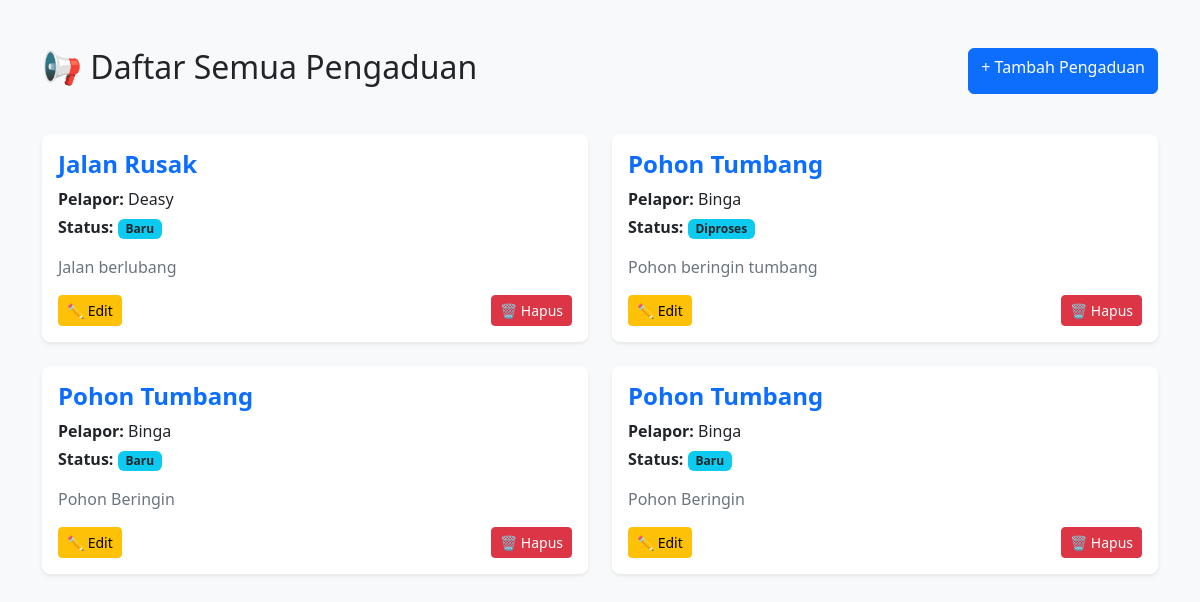
The page /warga/pengaduan/ on the database its author committed.
### warga/models.py (models this page shows, shortened)
class Pengaduan(models.Model):
    STATUS_CHOICES = [
        ('BARU', 'Baru'),
        ('DIPROSES', 'Diproses'),
        ('SELESAI', 'Selesai'),
    ]
    judul = models.CharField(max_length=200)
    deskripsi = models.TextField()
    status = models.CharField(max_length=10, choices=STATUS_CHOICES, default='BARU')
    tanggal_lapor = models.DateTimeField(auto_now_add=True)
    pelapor = models.ForeignKey(
        Warga,
        on_delete=models.CASCADE,
        related_name='pengaduan'  # Memungkinkan: warga.pengaduan.all()
    )

class Warga(models.Model):
    nik = models.CharField(max_length=16, unique=True, verbose_name="Nomor Induk Kependudukan")
    nama_lengkap = models.CharField(max_length=100, verbose_name="Nama Lengkap")
    alamat = models.TextField(verbose_name="Alamat Tinggal")
    no_telepon = models.CharField(max_length=15, blank=True, verbose_name="Nomor Telepon")
    tanggal_registrasi = models.DateTimeField(auto_now_add=True)

### warga/views.py (the view)
# urls.py: path('pengaduan/', PengaduanListView.as_view(), name='pengaduan_list'),
class PengaduanListView(ListView):
    model = Pengaduan
    template_name = "warga/pengaduan_list.html"
    context_object_name = "pengaduan_list"

### warga/templates/warga/pengaduan_list.html (shortened to what this page needs)
{% load static %}
<!DOCTYPE html>
<html lang="en">
<head>
    <link href="https://cdn.jsdelivr.net/npm/bootstrap@5.3.0/dist/css/bootstrap.min.css" rel="stylesheet">
</head>
<body class="bg-light">
<div class="container mt-5">
    <div class="d-flex justify-content-between mb-3">
        <h2>📢 Daftar Semua Pengaduan</h2>
        <a href="{% url 'pengaduan_tambah' %}" class="btn btn-primary">
            + Tambah Pengaduan
        </a>
    </div>
</div>
<div class="container py-4">
    <div class="row">
        {% for pengaduan in pengaduan_list %}
        <div class="col-md-6 mb-4">
            <div class="card shadow-sm border-0 rounded-3">
                <div class="card-body">
                    <h4 class="card-title fw-bold text-primary">{{ pengaduan.judul }}</h4>
                    <p class="mb-1">
                        <strong>Pelapor:</strong>
                        <span class="text-dark">{{ pengaduan.pelapor.nama_lengkap }}</span>
                    </p>
                    <p class="mb-1">
                        <strong>Status:</strong>
                        <span class="badge bg-info text-dark">
                            {{ pengaduan.get_status_display }}
                        </span>
                    </p>
                    <p class="mt-3 text-secondary">
                        {{ pengaduan.deskripsi }}
                    </p>
                    <div class="mt-3 d-flex justify-content-between">
                        <a href="{% url 'pengaduan-edit' pengaduan.id %}"
                           class="btn btn-warning btn-sm">
                            ✏️ Edit
                        </a>
                        <a href="{% url 'pengaduan-hapus' pengaduan.id %}"
                           class="btn btn-danger btn-sm"
                           onclick="return confirm('Yakin ingin menghapus pengaduan ini?')">
                            🗑️ Hapus
                        </a>
                    </div>
                </div>
            </div>
        </div>
        {% empty %}
        <div class="col-12">
            <div class="alert alert-warning text-center">
                Belum ada pengaduan yang masuk.
            </div>
        </div>
        {% endfor %}
    </div>
</div>
</body>
</html>

### rows shown on the page
Pengaduan: judul "Jalan Rusak", pelapor.nama_lengkap "Deasy", status "Baru", deskripsi "Jalan berlubang"
Pengaduan: judul "Pohon Tumbang", pelapor.nama_lengkap "Binga", status "Diproses", deskripsi "Pohon beringin tumbang"
Pengaduan: judul "Pohon Tumbang", pelapor.nama_lengkap "Binga", status "Baru", deskripsi "Pohon Beringin"
Pengaduan: judul "Pohon Tumbang", pelapor.nama_lengkap "Binga", status "Baru", deskripsi "Pohon Beringin"
